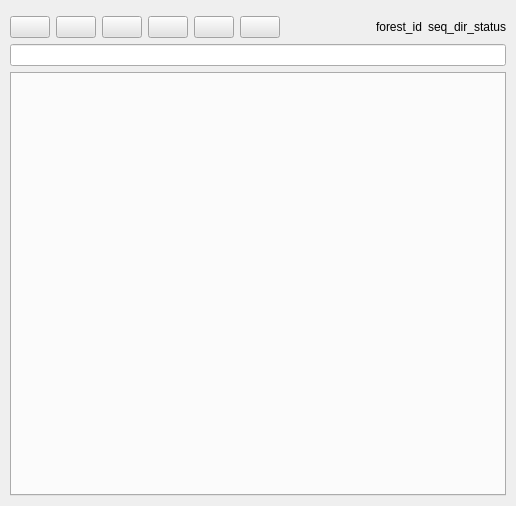
<?xml version="1.0" encoding="UTF-8"?>
<ui version="4.0">
 <class>Qsequoia2</class>
 <widget class="QDockWidget" name="Qsequoia2">
  <property name="geometry">
   <rect>
    <x>0</x>
    <y>0</y>
    <width>516</width>
    <height>506</height>
   </rect>
  </property>
  <property name="minimumSize">
   <size>
    <width>392</width>
    <height>288</height>
   </size>
  </property>
  <property name="windowIcon">
   <iconset>
    <normaloff>icons/Qsequoia.png</normaloff>icons/Qsequoia.png</iconset>
  </property>
  <property name="windowTitle">
   <string>Qsequoia2</string>
  </property>
  <widget class="QWidget" name="dockWidgetContents">
   <layout class="QVBoxLayout" name="main_layout">
    <property name="leftMargin">
     <number>10</number>
    </property>
    <property name="topMargin">
     <number>10</number>
    </property>
    <property name="rightMargin">
     <number>10</number>
    </property>
    <property name="bottomMargin">
     <number>10</number>
    </property>
    <item>
     <layout class="QHBoxLayout" name="hbox_button_container">
      <property name="topMargin">
       <number>6</number>
      </property>
      <item>
       <widget class="QPushButton" name="btn_sequoia">
        <property name="toolTip">
         <string>Sequoia2</string>
        </property>
        <property name="styleSheet">
         <string notr="true">background-color: rgb(227, 227, 227);</string>
        </property>
        <property name="text">
         <string/>
        </property>
       </widget>
      </item>
      <item>
       <widget class="QPushButton" name="btn_issue">
        <property name="toolTip">
         <string>Signaler un problème</string>
        </property>
        <property name="styleSheet">
         <string notr="true">background-color: rgb(227, 227, 227);</string>
        </property>
        <property name="text">
         <string/>
        </property>
       </widget>
      </item>
      <item>
       <widget class="QPushButton" name="btn_settings">
        <property name="toolTip">
         <string>Paramètres</string>
        </property>
        <property name="styleSheet">
         <string notr="true">background-color: rgb(227, 227, 227);</string>
        </property>
        <property name="text">
         <string/>
        </property>
       </widget>
      </item>
      <item>
       <widget class="QPushButton" name="btn_reload">
        <property name="toolTip">
         <string>Recharger le plugin</string>
        </property>
        <property name="styleSheet">
         <string notr="true">background-color: rgb(227, 227, 227);</string>
        </property>
        <property name="text">
         <string/>
        </property>
       </widget>
      </item>
      <item>
       <widget class="QPushButton" name="btn_select_seq_dir">
        <property name="sizePolicy">
         <sizepolicy hsizetype="Minimum" vsizetype="Fixed">
          <horstretch>0</horstretch>
          <verstretch>0</verstretch>
         </sizepolicy>
        </property>
        <property name="toolTip">
         <string>Sélectionner un dossier</string>
        </property>
        <property name="styleSheet">
         <string notr="true">background-color: rgb(227, 227, 227);</string>
        </property>
        <property name="text">
         <string/>
        </property>
       </widget>
      </item>
      <item>
       <widget class="QPushButton" name="btn_open_seq_dir">
        <property name="toolTip">
         <string>Ouvrir le dossier sélectionné</string>
        </property>
        <property name="styleSheet">
         <string notr="true">background-color: rgb(227, 227, 227);</string>
        </property>
        <property name="text">
         <string/>
        </property>
       </widget>
      </item>
      <item>
       <spacer name="horizontalSpacer">
        <property name="orientation">
         <enum>Qt::Horizontal</enum>
        </property>
        <property name="sizeHint" stdset="0">
         <size>
          <width>40</width>
          <height>20</height>
         </size>
        </property>
       </spacer>
      </item>
      <item>
       <widget class="QLabel" name="lbl_forest_id">
        <property name="text">
         <string>forest_id</string>
        </property>
       </widget>
      </item>
      <item>
       <widget class="QLabel" name="lbl_seq_dir_status">
        <property name="text">
         <string>seq_dir_status</string>
        </property>
       </widget>
      </item>
     </layout>
    </item>
    <item>
     <widget class="QLineEdit" name="le_seq_search"/>
    </item>
    <item>
     <widget class="QTabWidget" name="tabWidget">
      <property name="tabPosition">
       <enum>QTabWidget::West</enum>
      </property>
     </widget>
    </item>
   </layout>
  </widget>
 </widget>
 <customwidgets>
  <customwidget>
   <class>QgsDockWidget</class>
   <extends>QDockWidget</extends>
   <header>qgsdockwidget.h</header>
   <container>1</container>
  </customwidget>
 </customwidgets>
 <resources/>
 <connections/>
</ui>
